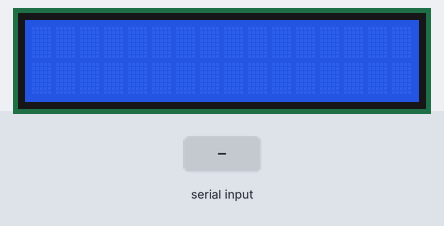
Bench run of a sketch on a simulated Arduino Mega 2560, built with avr-gcc and run on an emulated ATmega2560. Parts: 16×2 character LCD. Inputs (shaded band) come from the test bench. What the sketch prints to the serial monitor is not drawn.

Above: at 1.2 s.
1.3 s: "0\n" received over Serial
At 2.6 s:
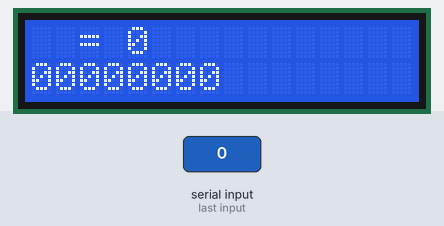
2.9 s: "1\n" received over Serial
At 4.2 s:
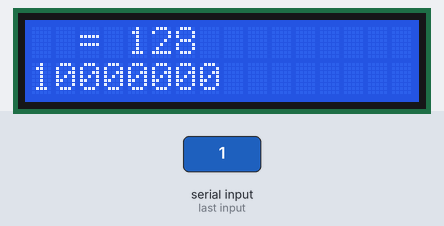
4.5 s: "30,150\n" received over Serial
At 6.1 s:
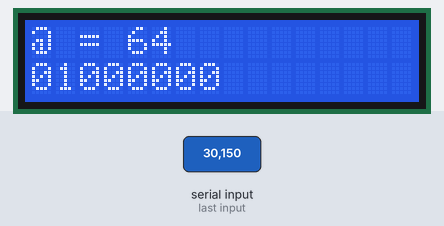
6.6 s: "1\n" received over Serial
At 7.6 s:
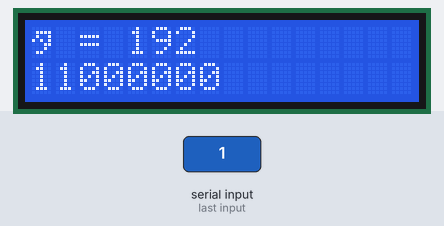
8.2 s: byte 10 (10) received over Serial
At 9.0 s:
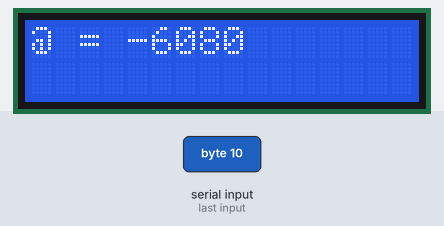
9.7 s: "10\n" received over Serial
At 10.5 s:
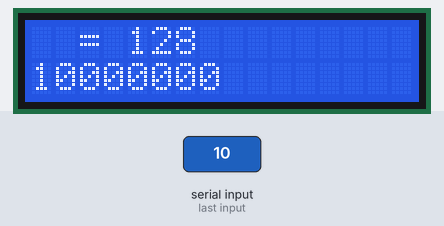
Timing chart, 0 to 12.5 s (numbered marks = the images above; inputs shaded):
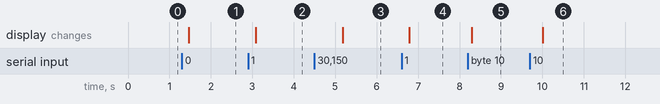

Measured:
- after the input at 1.3 s, the display: changes after 0.17 s (image 1)
- after the input at 2.9 s, the display: changes after 0.18 s (image 2)
- after the input at 4.5 s, the display: changes after 0.68 s (image 3)
- after the input at 6.6 s, the display: changes after 0.19 s (image 4)
- after the input at 8.2 s, the display: changes after 0.10 s (image 5)
- after the input at 9.7 s, the display: changes after 0.31 s (image 6)

The sketch:

Binary_Decoder_Arduino.ino
```cpp
// include the library code:
#include <LiquidCrystal.h>
#include <string>
#include <cmath>

LiquidCrystal lcd(19, 23, 18, 21, 22, 15);

int bitNr = 0;
char input;
std::string byteString = "00000000";

void printChar()
{
  int nr = 0;
  int putere = 0;

  for(int i = 7; i >= 0; i--)
  {
    nr += (byteString[i] - '0') * pow(2, putere++);
  }

  lcd.clear();

  lcd.setCursor(0, 0);
  lcd.print((char)nr);
  lcd.print(" = ");
  lcd.print(nr);

  lcd.setCursor(0, 1);
  lcd.print(byteString.c_str());
}

void setup()
{
  lcd.begin(16, 2);
  Serial.begin(9600);
  Serial.print("Enter bits: ");
}

void loop()
{
  if(Serial.available() > 0)
  {
    input = Serial.read();
    if(input == '0' || input == '1')
    {
       byteString[bitNr++] = input;
    }
    else if(input == 10)
    {
      printChar();
      bitNr = 0;
      byteString.clear();
    }
  }
  delay(100);
}
```
